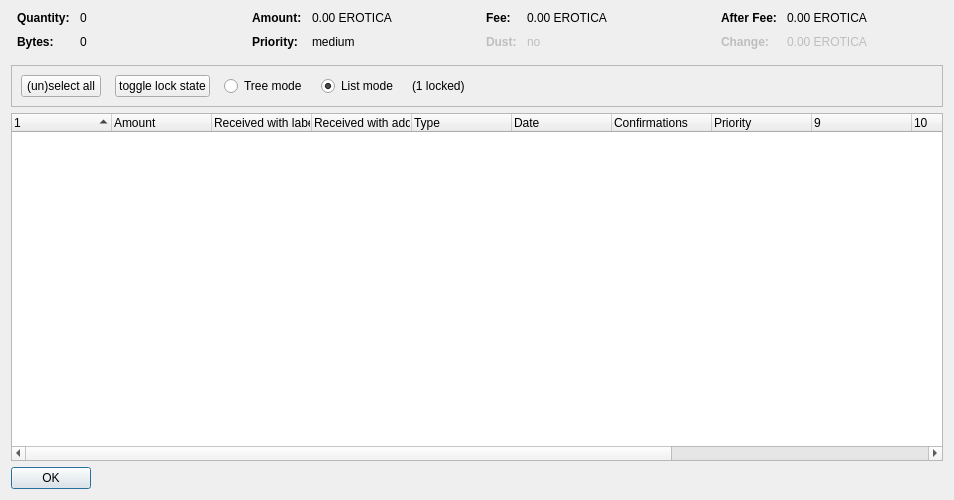
<?xml version="1.0" encoding="UTF-8"?>
<ui version="4.0">
 <class>CoinControlDialog</class>
 <widget class="QDialog" name="CoinControlDialog">
  <property name="geometry">
   <rect>
    <x>0</x>
    <y>0</y>
    <width>954</width>
    <height>500</height>
   </rect>
  </property>
  <property name="windowTitle">
   <string>Coin Selection</string>
  </property>
  <layout class="QVBoxLayout" name="verticalLayout">
   <item>
    <layout class="QHBoxLayout" name="horizontalLayoutTop" stretch="0,0,0,0">
     <property name="topMargin">
      <number>0</number>
     </property>
     <property name="bottomMargin">
      <number>10</number>
     </property>
     <item>
      <layout class="QFormLayout" name="formLayoutCoinControl1">
       <property name="horizontalSpacing">
        <number>10</number>
       </property>
       <property name="verticalSpacing">
        <number>10</number>
       </property>
       <property name="leftMargin">
        <number>6</number>
       </property>
       <property name="rightMargin">
        <number>6</number>
       </property>
       <item row="0" column="0">
        <widget class="QLabel" name="labelCoinControlQuantityText">
         <property name="font">
          <font>
           <weight>75</weight>
           <bold>true</bold>
          </font>
         </property>
         <property name="text">
          <string>Quantity:</string>
         </property>
        </widget>
       </item>
       <item row="0" column="1">
        <widget class="QLabel" name="labelCoinControlQuantity">
         <property name="cursor">
          <cursorShape>IBeamCursor</cursorShape>
         </property>
         <property name="contextMenuPolicy">
          <enum>Qt::ActionsContextMenu</enum>
         </property>
         <property name="text">
          <string notr="true">0</string>
         </property>
         <property name="textInteractionFlags">
          <set>Qt::LinksAccessibleByMouse|Qt::TextSelectableByKeyboard|Qt::TextSelectableByMouse</set>
         </property>
        </widget>
       </item>
       <item row="1" column="0">
        <widget class="QLabel" name="labelCoinControlBytesText">
         <property name="font">
          <font>
           <weight>75</weight>
           <bold>true</bold>
          </font>
         </property>
         <property name="text">
          <string>Bytes:</string>
         </property>
        </widget>
       </item>
       <item row="1" column="1">
        <widget class="QLabel" name="labelCoinControlBytes">
         <property name="cursor">
          <cursorShape>IBeamCursor</cursorShape>
         </property>
         <property name="contextMenuPolicy">
          <enum>Qt::ActionsContextMenu</enum>
         </property>
         <property name="text">
          <string notr="true">0</string>
         </property>
         <property name="textInteractionFlags">
          <set>Qt::LinksAccessibleByMouse|Qt::TextSelectableByKeyboard|Qt::TextSelectableByMouse</set>
         </property>
        </widget>
       </item>
      </layout>
     </item>
     <item>
      <layout class="QFormLayout" name="formLayoutCoinControl2">
       <property name="horizontalSpacing">
        <number>10</number>
       </property>
       <property name="verticalSpacing">
        <number>10</number>
       </property>
       <property name="leftMargin">
        <number>6</number>
       </property>
       <property name="rightMargin">
        <number>6</number>
       </property>
       <item row="0" column="0">
        <widget class="QLabel" name="labelCoinControlAmountText">
         <property name="font">
          <font>
           <weight>75</weight>
           <bold>true</bold>
          </font>
         </property>
         <property name="text">
          <string>Amount:</string>
         </property>
        </widget>
       </item>
       <item row="0" column="1">
        <widget class="QLabel" name="labelCoinControlAmount">
         <property name="cursor">
          <cursorShape>IBeamCursor</cursorShape>
         </property>
         <property name="contextMenuPolicy">
          <enum>Qt::ActionsContextMenu</enum>
         </property>
         <property name="text">
          <string notr="true">0.00 EROTICA</string>
         </property>
         <property name="textInteractionFlags">
          <set>Qt::LinksAccessibleByMouse|Qt::TextSelectableByKeyboard|Qt::TextSelectableByMouse</set>
         </property>
        </widget>
       </item>
       <item row="1" column="0">
        <widget class="QLabel" name="labelCoinControlPriorityText">
         <property name="font">
          <font>
           <weight>75</weight>
           <bold>true</bold>
          </font>
         </property>
         <property name="text">
          <string>Priority:</string>
         </property>
        </widget>
       </item>
       <item row="1" column="1">
        <widget class="QLabel" name="labelCoinControlPriority">
         <property name="cursor">
          <cursorShape>IBeamCursor</cursorShape>
         </property>
         <property name="contextMenuPolicy">
          <enum>Qt::ActionsContextMenu</enum>
         </property>
         <property name="text">
          <string>medium</string>
         </property>
         <property name="textInteractionFlags">
          <set>Qt::LinksAccessibleByMouse|Qt::TextSelectableByKeyboard|Qt::TextSelectableByMouse</set>
         </property>
        </widget>
       </item>
      </layout>
     </item>
     <item>
      <layout class="QFormLayout" name="formLayoutCoinControl3">
       <property name="horizontalSpacing">
        <number>10</number>
       </property>
       <property name="verticalSpacing">
        <number>10</number>
       </property>
       <property name="leftMargin">
        <number>6</number>
       </property>
       <property name="rightMargin">
        <number>6</number>
       </property>
       <item row="0" column="0">
        <widget class="QLabel" name="labelCoinControlFeeText">
         <property name="font">
          <font>
           <weight>75</weight>
           <bold>true</bold>
          </font>
         </property>
         <property name="text">
          <string>Fee:</string>
         </property>
        </widget>
       </item>
       <item row="0" column="1">
        <widget class="QLabel" name="labelCoinControlFee">
         <property name="cursor">
          <cursorShape>IBeamCursor</cursorShape>
         </property>
         <property name="contextMenuPolicy">
          <enum>Qt::ActionsContextMenu</enum>
         </property>
         <property name="text">
          <string notr="true">0.00 EROTICA</string>
         </property>
         <property name="textInteractionFlags">
          <set>Qt::LinksAccessibleByMouse|Qt::TextSelectableByKeyboard|Qt::TextSelectableByMouse</set>
         </property>
        </widget>
       </item>
       <item row="1" column="0">
        <widget class="QLabel" name="labelCoinControlLowOutputText">
         <property name="enabled">
          <bool>false</bool>
         </property>
         <property name="font">
          <font>
           <weight>75</weight>
           <bold>true</bold>
          </font>
         </property>
         <property name="text">
          <string>Dust:</string>
         </property>
        </widget>
       </item>
       <item row="1" column="1">
        <widget class="QLabel" name="labelCoinControlLowOutput">
         <property name="enabled">
          <bool>false</bool>
         </property>
         <property name="cursor">
          <cursorShape>IBeamCursor</cursorShape>
         </property>
         <property name="contextMenuPolicy">
          <enum>Qt::ActionsContextMenu</enum>
         </property>
         <property name="text">
          <string>no</string>
         </property>
         <property name="textInteractionFlags">
          <set>Qt::LinksAccessibleByMouse|Qt::TextSelectableByKeyboard|Qt::TextSelectableByMouse</set>
         </property>
        </widget>
       </item>
      </layout>
     </item>
     <item>
      <layout class="QFormLayout" name="formLayoutCoinControl4">
       <property name="horizontalSpacing">
        <number>10</number>
       </property>
       <property name="verticalSpacing">
        <number>10</number>
       </property>
       <property name="leftMargin">
        <number>6</number>
       </property>
       <property name="rightMargin">
        <number>6</number>
       </property>
       <item row="0" column="0">
        <widget class="QLabel" name="labelCoinControlAfterFeeText">
         <property name="font">
          <font>
           <weight>75</weight>
           <bold>true</bold>
          </font>
         </property>
         <property name="text">
          <string>After Fee:</string>
         </property>
        </widget>
       </item>
       <item row="0" column="1">
        <widget class="QLabel" name="labelCoinControlAfterFee">
         <property name="cursor">
          <cursorShape>IBeamCursor</cursorShape>
         </property>
         <property name="contextMenuPolicy">
          <enum>Qt::ActionsContextMenu</enum>
         </property>
         <property name="text">
          <string notr="true">0.00 EROTICA</string>
         </property>
         <property name="textInteractionFlags">
          <set>Qt::LinksAccessibleByMouse|Qt::TextSelectableByKeyboard|Qt::TextSelectableByMouse</set>
         </property>
        </widget>
       </item>
       <item row="1" column="0">
        <widget class="QLabel" name="labelCoinControlChangeText">
         <property name="enabled">
          <bool>false</bool>
         </property>
         <property name="font">
          <font>
           <weight>75</weight>
           <bold>true</bold>
          </font>
         </property>
         <property name="text">
          <string>Change:</string>
         </property>
        </widget>
       </item>
       <item row="1" column="1">
        <widget class="QLabel" name="labelCoinControlChange">
         <property name="enabled">
          <bool>false</bool>
         </property>
         <property name="cursor">
          <cursorShape>IBeamCursor</cursorShape>
         </property>
         <property name="contextMenuPolicy">
          <enum>Qt::ActionsContextMenu</enum>
         </property>
         <property name="text">
          <string notr="true">0.00 EROTICA</string>
         </property>
         <property name="textInteractionFlags">
          <set>Qt::LinksAccessibleByMouse|Qt::TextSelectableByKeyboard|Qt::TextSelectableByMouse</set>
         </property>
        </widget>
       </item>
      </layout>
     </item>
    </layout>
   </item>
   <item>
    <widget class="QFrame" name="frame">
     <property name="minimumSize">
      <size>
       <width>0</width>
       <height>40</height>
      </size>
     </property>
     <property name="frameShape">
      <enum>QFrame::StyledPanel</enum>
     </property>
     <property name="frameShadow">
      <enum>QFrame::Sunken</enum>
     </property>
     <layout class="QHBoxLayout" name="horizontalLayout">
      <item>
       <layout class="QHBoxLayout" name="horizontalLayoutPanel" stretch="0,0,0,0,0,0">
        <property name="spacing">
         <number>14</number>
        </property>
        <item>
         <widget class="QPushButton" name="pushButtonSelectAll">
          <property name="sizePolicy">
           <sizepolicy hsizetype="Maximum" vsizetype="Fixed">
            <horstretch>0</horstretch>
            <verstretch>0</verstretch>
           </sizepolicy>
          </property>
          <property name="text">
           <string>(un)select all</string>
          </property>
          <property name="autoDefault">
           <bool>false</bool>
          </property>
         </widget>
        </item>
        <item>
         <widget class="QPushButton" name="pushButtonToggleLock">
          <property name="sizePolicy">
           <sizepolicy hsizetype="Maximum" vsizetype="Fixed">
            <horstretch>0</horstretch>
            <verstretch>0</verstretch>
           </sizepolicy>
          </property>
          <property name="text">
           <string>toggle lock state</string>
          </property>
          <property name="autoDefault">
           <bool>false</bool>
          </property>
         </widget>
        </item>
        <item>
         <widget class="QRadioButton" name="radioTreeMode">
          <property name="sizePolicy">
           <sizepolicy hsizetype="Maximum" vsizetype="Fixed">
            <horstretch>0</horstretch>
            <verstretch>0</verstretch>
           </sizepolicy>
          </property>
          <property name="text">
           <string>Tree mode</string>
          </property>
         </widget>
        </item>
        <item>
         <widget class="QRadioButton" name="radioListMode">
          <property name="sizePolicy">
           <sizepolicy hsizetype="Maximum" vsizetype="Fixed">
            <horstretch>0</horstretch>
            <verstretch>0</verstretch>
           </sizepolicy>
          </property>
          <property name="text">
           <string>List mode</string>
          </property>
          <property name="checked">
           <bool>true</bool>
          </property>
         </widget>
        </item>
        <item>
         <widget class="QLabel" name="labelLocked">
          <property name="text">
           <string>(1 locked)</string>
          </property>
         </widget>
        </item>
        <item>
         <spacer name="horizontalSpacer">
          <property name="orientation">
           <enum>Qt::Horizontal</enum>
          </property>
          <property name="sizeHint" stdset="0">
           <size>
            <width>40</width>
            <height>20</height>
           </size>
          </property>
         </spacer>
        </item>
       </layout>
      </item>
     </layout>
    </widget>
   </item>
   <item>
    <widget class="CoinControlTreeWidget" name="treeWidget">
     <property name="contextMenuPolicy">
      <enum>Qt::CustomContextMenu</enum>
     </property>
     <property name="sortingEnabled">
      <bool>false</bool>
     </property>
     <property name="columnCount">
      <number>13</number>
     </property>
     <attribute name="headerShowSortIndicator" stdset="0">
      <bool>true</bool>
     </attribute>
     <attribute name="headerStretchLastSection">
      <bool>false</bool>
     </attribute>
     <column>
      <property name="text">
       <string/>
      </property>
     </column>
     <column>
      <property name="text">
       <string>Amount</string>
      </property>
     </column>
     <column>
      <property name="text">
       <string>Received with label</string>
      </property>
     </column>
     <column>
      <property name="text">
       <string>Received with address</string>
      </property>
     </column>
     <column>
      <property name="text">
	<string>Type</string>
      </property>
     </column>
     <column>
      <property name="text">	 
       <string>Date</string>
      </property>
     </column>
     <column>
      <property name="text">
       <string>Confirmations</string>
      </property>
      <property name="toolTip">
       <string>Confirmed</string>
      </property>
     </column>
     <column>
      <property name="text">
       <string>Priority</string>
      </property>
     </column>
     <column>
      <property name="text">
       <string/>
      </property>
     </column>
     <column>
      <property name="text">
       <string/>
      </property>
     </column>
     <column>
      <property name="text">
       <string/>
      </property>
     </column>
     <column>
      <property name="text">
       <string/>
      </property>
     </column>
     <column>
      <property name="text">
       <string/>
      </property>
     </column>
    </widget>
   </item>
   <item>
    <widget class="QDialogButtonBox" name="buttonBox">
     <property name="sizePolicy">
      <sizepolicy hsizetype="Maximum" vsizetype="Fixed">
       <horstretch>0</horstretch>
       <verstretch>0</verstretch>
      </sizepolicy>
     </property>
     <property name="orientation">
      <enum>Qt::Horizontal</enum>
     </property>
     <property name="standardButtons">
      <set>QDialogButtonBox::Ok</set>
     </property>
    </widget>
   </item>
  </layout>
 </widget>
 <customwidgets>
  <customwidget>
   <class>CoinControlTreeWidget</class>
   <extends>QTreeWidget</extends>
   <header>coincontroltreewidget.h</header>
  </customwidget>
 </customwidgets>
 <resources/>
 <connections/>
</ui>
